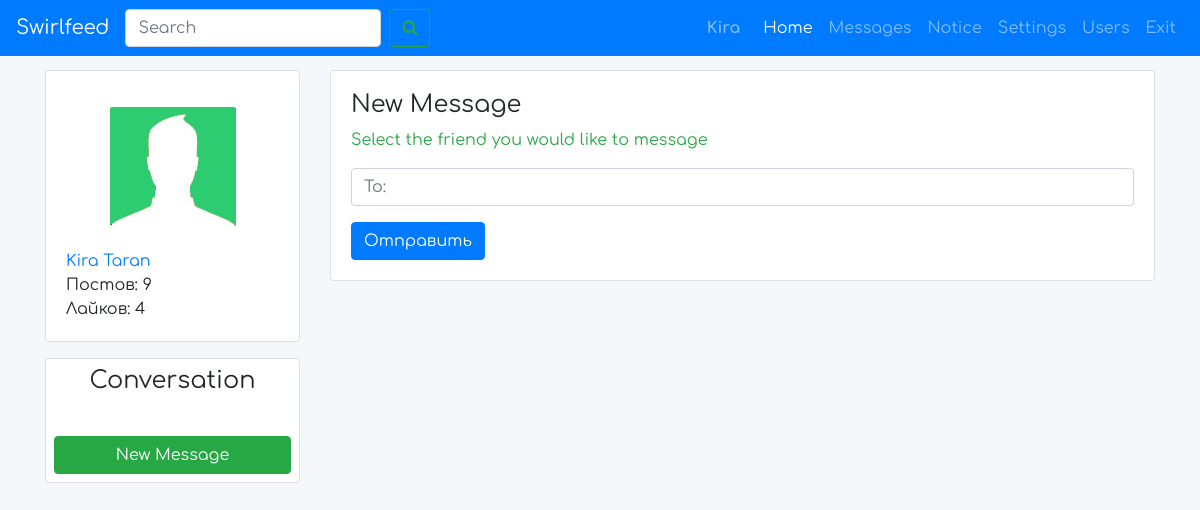
The page /messages.php (signed in) on the database as committed earlier.
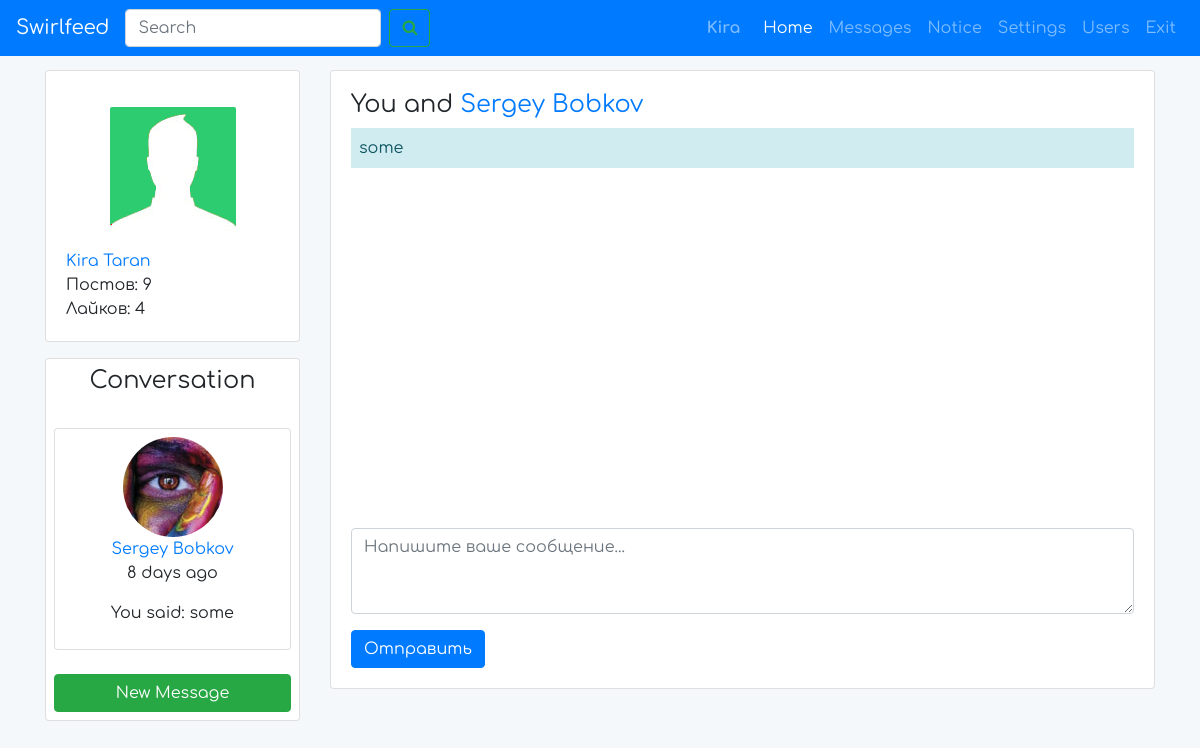
The same page on the database as committed later.
### tables this page shows
CREATE TABLE `users` (
  `id` int(11) UNSIGNED NOT NULL,
  `unique_id` varchar(255) NOT NULL,
  `first_name` varchar(25) NOT NULL,
  `last_name` varchar(25) NOT NULL,
  `username` varchar(100) NOT NULL,
  `email` varchar(100) NOT NULL,
  `password` varchar(255) NOT NULL,
  `signup_date` date NOT NULL,
  `profile_pic` varchar(255) NOT NULL,
  `num_posts` int(11) NOT NULL,
  `num_likes` int(11) NOT NULL,
  `user_closed` varchar(3) NOT NULL,
  `friend_array` text NOT NULL
);

CREATE TABLE `messages` (
  `id` int(11) UNSIGNED NOT NULL,
  `user_to` varchar(255) NOT NULL,
  `user_from` varchar(255) NOT NULL,
  `body` text NOT NULL,
  `date` datetime NOT NULL,
  `opened` varchar(3) NOT NULL,
  `viewed` varchar(3) NOT NULL,
  `deleted` varchar(3) NOT NULL
);

### classes/DB.php (called while the page is built)
<?php
class DB {
  private static function connect()
  {
    $pdo = new PDO('mysql:host=localhost;dbname=SocialNetworkFB;charset=utf8', 'root', '');
    $pdo->setAttribute(PDO::ATTR_ERRMODE, PDO::ERRMODE_EXCEPTION);
    return $pdo;
  }
  public static function query($query, $params = [])
  {
    $statement = self::connect()->prepare($query);
    $statement->execute($params);
    if (explode(' ', $query)[0] == 'SELECT') {
      $data = $statement->fetchAll(PDO::FETCH_ASSOC);
      return $data;
    }
  }
}

### classes/User.php (called while the page is built, shortened)
<?php
class User
{
  private $user;
  public function __construct($user)
  {
    $this->user = DB::query('SELECT * FROM users WHERE id=:userid', [':userid' => $user])[0];
  }
  public function getFirstAndLastName()
  {
    return $this->user['first_name'] . " " . $this->user['last_name'];
  }
  public function getUsername()
  {
    return $this->user['username'];
  }
  public function getUniqueId()
  {
    return $this->user['unique_id'];
  }
  public function getProfilePic()
  {
    return $this->user['profile_pic'];
  }
}

### classes/Base.php (called while the page is built, shortened)
<?php
class Base
{
  public static function getTime($dateTime)
  {
    $dateTimeNow = date("Y-m-d H:i:s");
    $startDate = new DateTime($dateTime);
    $endDate = new DateTime($dateTimeNow);
    $interval = $startDate->diff($endDate);
    if ($interval->y >= 1) {
      if ($interval == 1)
        $timeMessage = $interval->y . " year ago";
      else
        $timeMessage = $interval->y . " years ago";
    } else if ($interval->d >= 1) {
      if ($interval->d == 1) {
        $timeMessage = "Yesterday";
      } else {
        $timeMessage = $interval->d . " days ago";
      }
    } else if ($interval->h >= 1) {
      if ($interval->h == 1) {
        $timeMessage = $interval->h . " hour ago";
      } else {
        $timeMessage = $interval->h . " hours ago";
      }
    } else if ($interval->i >= 1) {
      if ($interval->i == 1) {
        $time_message = $interval->i . " minute ago";
      } else {
        $timeMessage = $interval->i . " minutes ago";
      }
    } else {
      if ($interval->s < 30) {
        $timeMessage = "Just now";
      } else {
        $timeMessage = $interval->s . " seconds ago";
      }
    }
    return $timeMessage;
  }
}

### messages.php (the view, shortened to what the changed rows need)
<?php
require __DIR__ . '/includes/header.php';
$messageObj = new Message($userId);
if (isset($_GET['u'])) {
  $userTo = $_GET['u'];
} else {
  $userTo = $messageObj->getMostRecentUser();
  if ($userTo == false) {
    $userTo = 'new';
  }
}
if ($userTo != "new") {
  $userToObj = DB::query('SELECT * FROM users WHERE unique_id = ?', [$userTo])[0];
  $userToObj = new User($userToObj['id']);
}
?>
<section class="user-details">
  <div class="container">
    <div class="row">
      <div class="col-md-3">
        <div class="card p-2 mt-3 text-center" id="conversation">
          <div class="conversation__load mt-3 mb-3">
            <?php echo $messageObj->getConvos(); ?>
          </div>
        </div>
      </div>
      <div class="col-md-9">
        <div class="card">
          <div class="card-body">
            <?php
            if ($userTo != 'new') {
              echo "<h4>You and <a href='" . $userTo . "'>" . $userToObj->getFirstAndLastName() . "</a></h4>";
              echo '<div class="messages__loaded" id="scroll_messages">'. $messageObj->getMessages($userTo) .'</div>';
            } else {
              echo '<h4>New Message</h4>';
            }
            ?>
            <form action="" method="post">
              <?php if ($userTo == 'new') {
                echo '<p class="text-success mb-3">Select the friend you would like to message</p>';
                echo '<div class="form-group">
                        <input type="text" class="form-control messages__search-friend" name="q" placeholder="To:">
                      </div>';
              } else { ?>
                <div class="form-group">
                  <textarea name="message_text" class="form-control" id="message_textarea" rows="3" placeholder="Напишите ваше сообщение..."></textarea>
                </div>
              <?php }?>
              <button type="submit" name="post_message" id="message_submit" class="btn btn-primary">Отправить</button>
            </form>
          </div>
        </div>
      </div>
    </div>
  </div>
</section>
<?php
require __DIR__ . '/includes/footer.php';
?>

### classes/Message.php (shortened to what the changed rows need)
<?php
class Message
{
  private $userObj;
  public function __construct($user)
  {
    $this->userObj = new User($user);
  }
  public function getMostRecentUser()
  {
    $userLoggedIn = $this->userObj->getUniqueId();
    $user = DB::query('SELECT user_to, user_from FROM messages WHERE user_to = ? OR user_from = ? ORDER BY id DESC LIMIT 1', [$userLoggedIn, $userLoggedIn])[0];
    if (count($user) == 0) {
      return false;
    }
    $userTo = $user['user_to'];
    $userFrom = $user['user_from'];
    if ($userTo != $userLoggedIn) {
      return $userTo;
    } else {
      return $userFrom;
    }
  }
  public function getMessages($userFrom)
  {
    $userLoggedIn = $this->userObj->getUniqueId();
    $data = '';
    DB::query("UPDATE messages SET opened='yes' WHERE user_to=? AND user_from=?",[$userLoggedIn, $userFrom]);
    $messages = DB::query("SELECT * FROM messages WHERE (user_to=? AND user_from=?) OR (user_from=? AND user_to=?)",[$userLoggedIn, $userFrom, $userLoggedIn, $userFrom]);
    foreach ($messages as $message) {
     $usetTo = $message['user_to'];
     $body = $message['body'];
     $divTop = ($usetTo == $userLoggedIn) ? '<div class="message alert-success mb-2 p-2" >' : '<div class="message alert-info mb-2 p-2">';
     $data = $data . $divTop . $body . '</div>';
    }
    return $data;
  }
  public function getLatestMessage($userLoggedIn, $userUniqueId)
  {
    $details = [];
    $message = DB::query('SELECT body, user_to, date FROM messages WHERE (user_to = ? AND user_from = ?) OR (user_to = ? AND user_from = ?) ORDER BY id DESC LIMIT 1', [$userLoggedIn, $userUniqueId, $userUniqueId, $userLoggedIn])[0];
    $sentBy = ($message['user_to'] == $userLoggedIn) ? 'They said: ' : 'You said: ';
    $timeMessage = Base::getTime($message['date']);
    array_push($details, $sentBy);
    array_push($details, $message['body']);
    array_push($details, $timeMessage);
    return $details;
  }
  public function getConvos()
  {
    $userLoggedIn = $this->userObj->getUniqueId();
    $returnString = '';
    $convos = [];
    $users = DB::query('SELECT user_to, user_from FROM messages WHERE user_to = ? OR user_from = ? ORDER BY id DESC', [$userLoggedIn, $userLoggedIn]);
    foreach ($users as $user) {
      $userToPush = ($user['user_to'] != $userLoggedIn) ? $user['user_to'] : $user['user_from'];
      $id = DB::query('SELECT id FROM users WHERE unique_id = ?', [$userToPush])[0];
      $userToPushId = $id['id'];
      if (!in_array($userToPushId, $convos)) {
        array_push($convos, $userToPushId);
      }
    }
    foreach ($convos as $userId) {
      $userFoundObj = new User($userId);
      $latestMessageDetail = $this->getLatestMessage($userLoggedIn, $userFoundObj->getUniqueId());
      $dots = (strlen($latestMessageDetail[1]) >= 12) ? '...' : '';
      $split = str_split($latestMessageDetail[1], 12);
      $split = $split[0] . $dots;
      $returnString .= '<div class="card p-2 mt-2 mb-2">
                              <a href="messages.php?u='. $userFoundObj->getUniqueId() .'">
                                 <img width="100px" class="rounded-circle" src="' . $userFoundObj->getProfilePic() .'" alt="' . $userFoundObj->getUsername() . '">
                                 <div>'. $userFoundObj->getFirstAndLastName() .'</div>
                              </a>
                                 <p>' . $latestMessageDetail[2] . '</p>
                                 <p>' . $latestMessageDetail[0] . $split .'</p>
                            </div>';
    }
    return $returnString;
  }
}

Rows that differ between the two databases and show on the page:
now on this page (row unchanged): users: profile_pic (picture), $userFoundObj->getFirstAndLastName() "Sergey Bobkov", latestMessageDetail "8 days ago", latestMessageDetail "You said:", split "some", $userToObj->getFirstAndLastName() "Sergey Bobkov"
added messages: body "some"
Other text that changed with them:
text no longer shown: "New Message Select the friend you would like to message"
text now shown: "You and"
